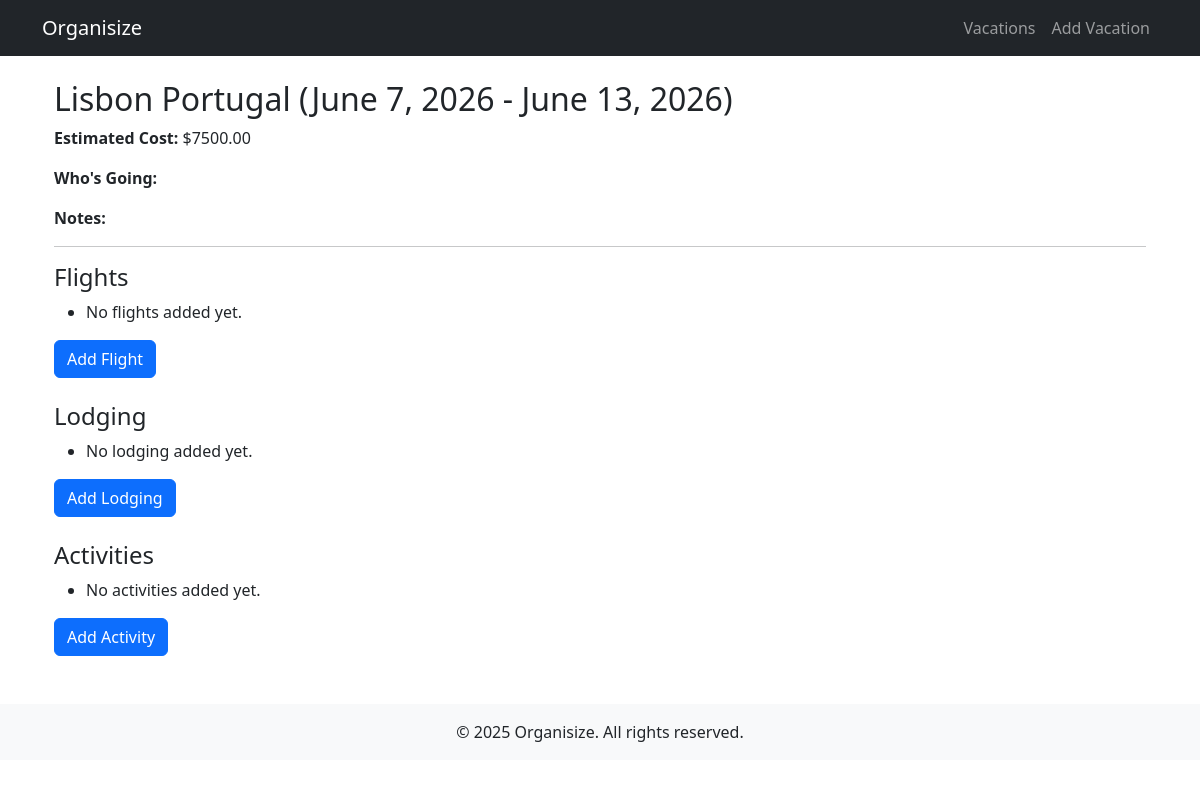
The app's page /vacations/3/ with its own data.
### planner/models.py (models this page shows, shortened)
class VacationPlan(models.Model):
    TRIP_TYPE_CHOICES = [
        ("planned", "Planned"),
        ("booked", "Booked"),
    ]
    title = models.CharField(max_length=200)
    destination = models.CharField(max_length=200)
    start_date = models.DateField()
    end_date = models.DateField()
    trip_type = models.CharField(
        max_length=10, choices=TRIP_TYPE_CHOICES, default="planned"
    )
    estimated_cost = models.DecimalField(
        max_digits=10, decimal_places=2, null=True, blank=True
    )
    actual_cost = models.DecimalField(
        max_digits=10, decimal_places=2, null=True, blank=True
    )
    whos_going = models.TextField(blank=True)
    notes = models.TextField(default="", blank=True)

### planner/views.py (the view)
# urls.py: path("vacations/<int:pk>/", views.vacation_detail, name="vacation_detail"),
def vacation_detail(request, pk):
    vacation = get_object_or_404(VacationPlan, pk=pk)
    flights = Flight.objects.filter(vacation=vacation)
    lodgings = Lodging.objects.filter(vacation=vacation)
    activities = Activity.objects.filter(vacation=vacation)
    flight_form = FlightForm()
    lodging_form = LodgingForm()
    activity_form = ActivityForm()
    return render(
        request,
        "planner/vacation_detail.html",
        {
            "vacation": vacation,
            "flight_form": flight_form,
            "lodging_form": lodging_form,
            "activity_form": activity_form,
            "flights": flights,
            "lodgings": lodgings,
            "activities": activities,
        },
    )

### planner/templates/planner/vacation_detail.html (shortened to what this page needs)
{% extends 'base.html' %}
{% load static %}
{% block content %}
<div class="container mt-4">
    <h2>{{ vacation.destination }} ({{ vacation.start_date }} - {{ vacation.end_date }})</h2>
    <p><strong>Estimated Cost:</strong> ${{ vacation.estimated_cost }}</p>
    <p><strong>Who's Going:</strong> {{ vacation.whos_going }}</p>
    <p><strong>Notes:</strong> {{ vacation.notes }}</p>
    <hr>
    <h4>Flights</h4>
    <ul>
        {% for flight in vacation.flights.all %}
        <li>
            {{ flight.airline }} – {{ flight.departure_airport }} to {{ flight.arrival_airport }}
            ({{ flight.departure_time|date:"F j, Y, g:i a" }} - {{ flight.arrival_time|date:"F j, Y, g:i a" }})
        </li>
        {% empty %}
        <li>No flights added yet.</li>
        {% endfor %}
    </ul>
    <button class="btn btn-primary" data-bs-toggle="modal" data-bs-target="#flightModal">Add Flight</button>
    <h4 class="mt-4">Lodging</h4>
    <ul>
        {% for lodging in vacation.lodgings.all %}
        <li>
            {{ lodging.name }} ({{ lodging.check_in|date:"F j, Y" }} to {{ lodging.check_out|date:"F j, Y" }})
            – Confirmation: {{ lodging.confirmation }}
        </li>
        {% empty %}
        <li>No lodging added yet.</li>
        {% endfor %}
    </ul>
    <button class="btn btn-primary" data-bs-toggle="modal" data-bs-target="#lodgingModal">Add Lodging</button>
    <h4 class="mt-4">Activities</h4>
    <ul>
        {% for activity in vacation.activities.all %}
        <li>{{ activity.name }} on {{ activity.date }} at {{ activity.start_time }}</li>
        {% empty %}
        <li>No activities added yet.</li>
        {% endfor %}
    </ul>
    <button class="btn btn-primary" data-bs-toggle="modal" data-bs-target="#activityModal">Add Activity</button>
</div>
{% endblock %}

### records on screen
VacationPlan: destination "Lisbon Portugal", start_date "June 7, 2026", end_date "June 13, 2026", estimated_cost "7500.00"

### other values on screen
{{ year|default:"2025" }} "2025"
